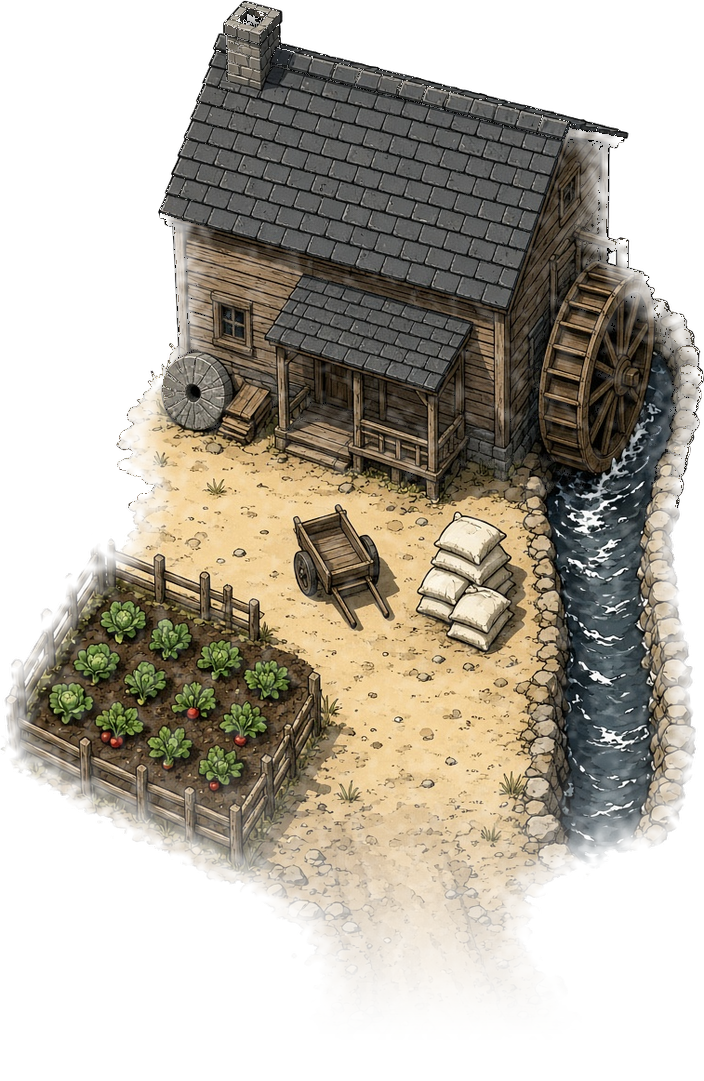
#> input picture klapperkiste/assets/karte/objekte/muehle.png, 704 x 1081 px
$ python muehle_weg_ausblenden.py
#> lines starting #> are read from the running program, lines starting #| are printed output that depends on the picture
"""Einmalige Bearbeitung: Mühle von oben, Weg unten weich in den Mühlenweg übergehen lassen.

Nach dem Einpassen mit weichem Rand wird der untere Teil des Bilds (der Weg, der aus dem
Hof führt) zusätzlich über einige Meter nach unten hin ausgeblendet. So liegt der Weg im
Bild auf dem gemalten Mühlenweg der Karte, ohne harte Kante.

Aufruf:
  python klapperkiste/tools/objekt.py einpassen klapperkiste/assets/karte/objekte/roh/muehle.jpg muehle \\
    --meter 22 --weicher-rand 0.9 --rand-schutz 0,0,1,0.47
  python klapperkiste/tools/einmalig/muehle_weg_ausblenden.py
"""

from __future__ import annotations

import os
import sys

from PIL import Image, ImageChops

ROOT = os.path.abspath(os.path.join(os.path.dirname(__file__), "..", ".."))
PFAD = os.path.join(ROOT, "assets", "karte", "objekte", "muehle.png")
AB = 0.66      # ab diesem Höhenanteil beginnt das Ausblenden
BIS = 0.97     # hier ist es ganz durchsichtig


def main() -> int:
    bild = Image.open(PFAD).convert("RGBA")
#> bild is the input picture: PIL image 704x1081 RGBA; mean R, G, B, A 78.6, 69.6, 53.7, 131.4
    w, h = bild.size
#> w = 704; h = 1081
    rampe = Image.new("L", (1, h))
    for y in range(h):
        f = (y / h - AB) / (BIS - AB)
        f = max(0.0, min(1.0, f))
        rampe.putpixel((0, y), round(255 * (1 - f * f * (3 - 2 * f))))
    bild.putalpha(ImageChops.multiply(bild.getchannel("A"), rampe.resize((w, h))))
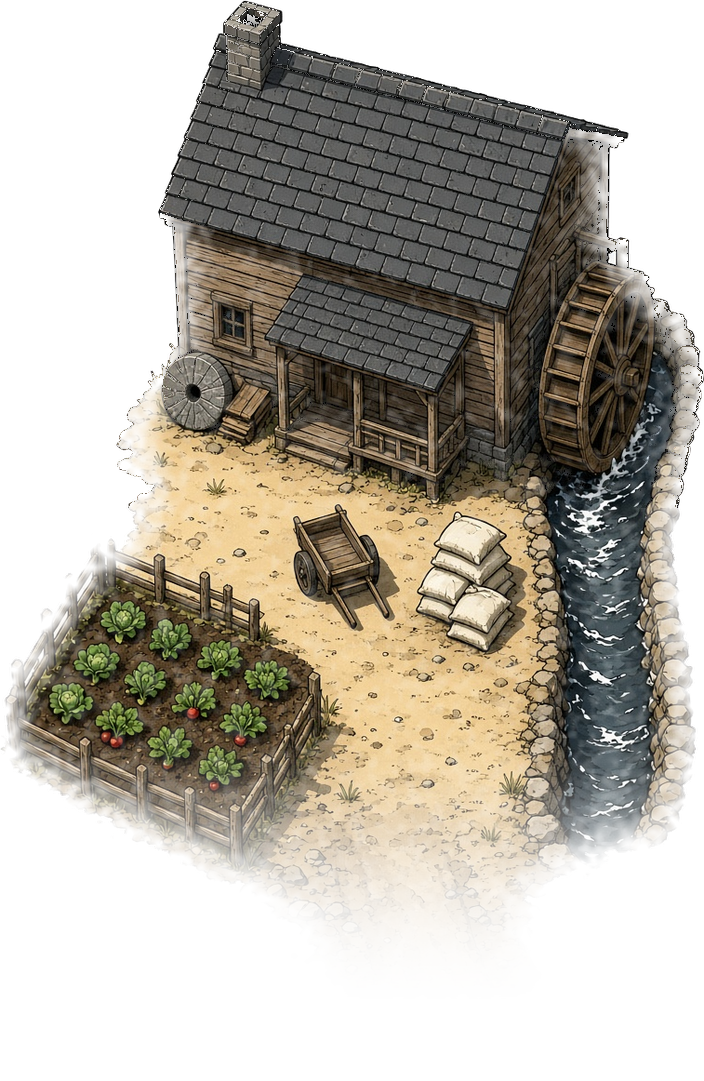
#> bild: PIL image 704x1081 RGBA; mean R, G, B, A 78.6, 69.6, 53.7, 126.8; transparent parts drawn white
    bild.save(PFAD)
    print(f"{os.path.relpath(PFAD)}: Weg unten ausgeblendet ({AB:.0%} bis {BIS:.0%} der Höhe)")
    return 0


if __name__ == "__main__":
    sys.exit(main())
#> (the program exits here)

$ run again, with klapperkiste/assets/karte/objekte/ast.png copied over klapperkiste/assets/karte/objekte/muehle.png
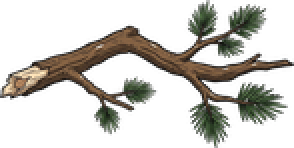
#> input picture klapperkiste/assets/karte/objekte/ast.png, 147 x 74 px (shown 2 times larger)
#> in main, bild is the input picture: PIL image 147x74 RGBA; mean R, G, B, A 30.3, 28.7, 23.2, 71.6
#> in main, `bild.putalpha(ImageChops.multiply(bild.getchannel("A"), rampe.resize((..`:
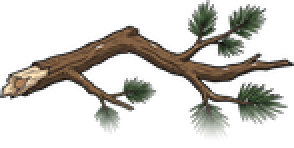
#> bild: PIL image 147x74 RGBA (shown 2 times larger); mean R, G, B, A 30.3, 28.7, 23.2, 67.1; transparent parts drawn white

$ run again, with klapperkiste/assets/karte/objekte/bauernhof.png copied over klapperkiste/assets/karte/objekte/muehle.png
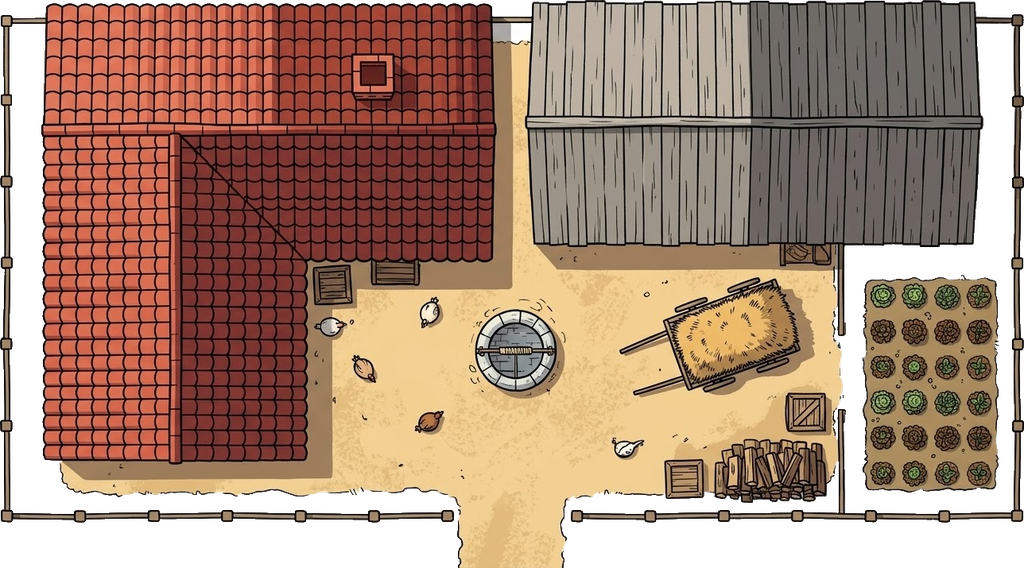
#> input picture klapperkiste/assets/karte/objekte/bauernhof.png, 1024 x 568 px
#> in main, bild is the input picture: PIL image 1024x568 RGBA; mean R, G, B, A 123.9, 92.8, 74.2, 208
#> in main, `bild.putalpha(ImageChops.multiply(bild.getchannel("A"), rampe.resize((..`:
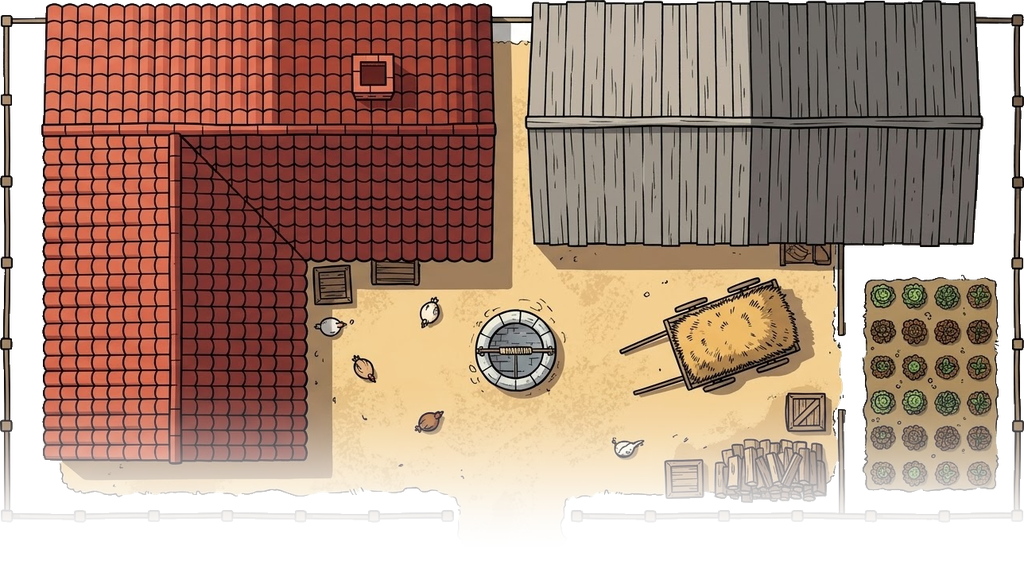
#> bild: PIL image 1024x568 RGBA; mean R, G, B, A 123.9, 92.8, 74.2, 187.4; transparent parts drawn white
